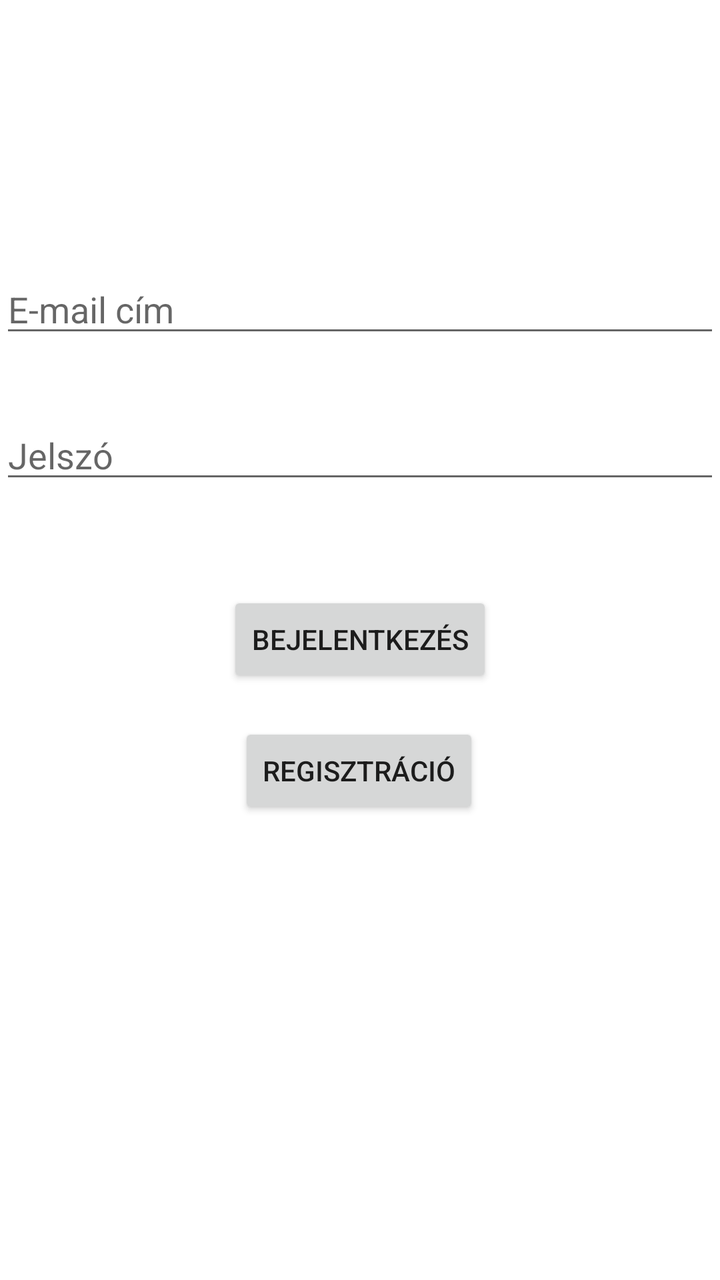
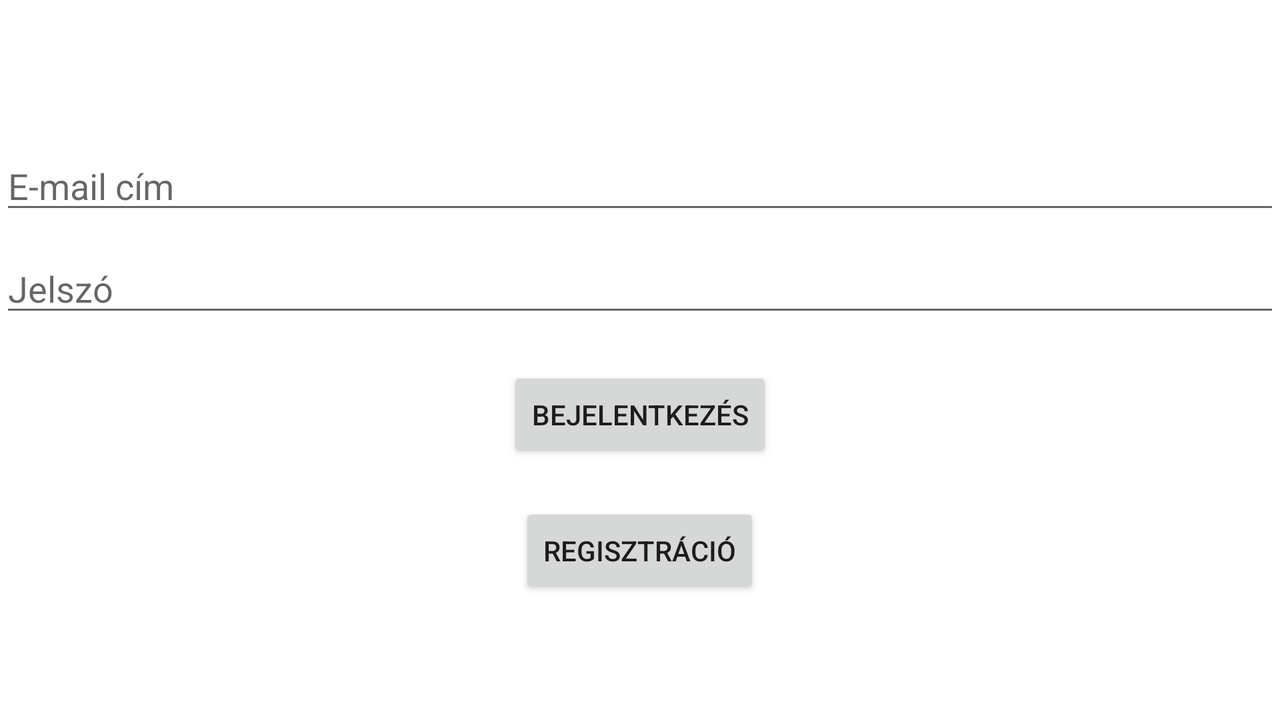

The same Android screen from two of the app's own layout files: first res/layout/ as a phone draws it, then the author's variant for another configuration, drawn on a device whose configuration selects that folder. Both files follow.
<!-- AndroidManifest.xml: application theme Theme.YetAnotherGymTrackerApp -->
<!-- res/layout/activity_main.xml -->
<?xml version="1.0" encoding="utf-8"?>
<androidx.constraintlayout.widget.ConstraintLayout xmlns:android="http://schemas.android.com/apk/res/android"
    xmlns:app="http://schemas.android.com/apk/res-auto"
    xmlns:tools="http://schemas.android.com/tools"
    android:layout_width="match_parent"
    android:layout_height="match_parent"
    tools:context=".MainActivity">

    <EditText
        android:id="@+id/EditTextEmail"
        android:layout_width="match_parent"
        android:layout_height="wrap_content"
        android:ems="12"
        android:hint="@string/email_cim"
        android:inputType="textEmailAddress"
        app:layout_constraintBottom_toBottomOf="parent"
        app:layout_constraintTop_toTopOf="parent"
        app:layout_constraintVertical_bias="0.221"
        tools:layout_editor_absoluteX="0dp" />

    <EditText
        android:id="@+id/EditTexPassword"
        android:layout_width="match_parent"
        android:layout_height="wrap_content"
        android:layout_marginBottom="240dp"
        android:ems="12"
        android:hint="@string/password"
        android:inputType="textPassword"
        app:layout_constraintBottom_toBottomOf="parent"
        app:layout_constraintTop_toBottomOf="@+id/EditTextEmail"
        app:layout_constraintVertical_bias="0.171"
        tools:layout_editor_absoluteX="0dp" />

    <Button
        android:id="@+id/loginButton"
        android:layout_width="wrap_content"
        android:layout_height="wrap_content"
        android:onClick="login"
        android:text="@string/login"
        app:layout_constraintBottom_toBottomOf="parent"
        app:layout_constraintEnd_toEndOf="parent"
        app:layout_constraintStart_toStartOf="parent"
        app:layout_constraintTop_toBottomOf="@+id/EditTexPassword"
        app:layout_constraintVertical_bias="0.142" />

    <Button
        android:id="@+id/registerButton"
        android:layout_width="wrap_content"
        android:layout_height="wrap_content"
        android:onClick="register"
        android:text="@string/register"
        app:layout_constraintBottom_toBottomOf="parent"
        app:layout_constraintEnd_toEndOf="parent"
        app:layout_constraintHorizontal_bias="0.498"
        app:layout_constraintStart_toStartOf="parent"
        app:layout_constraintTop_toBottomOf="@+id/loginButton"
        app:layout_constraintVertical_bias="0.071" />


</androidx.constraintlayout.widget.ConstraintLayout>
<!-- resources referenced by this layout -->
<resources>
  <string name="email_cim">E-mail cím</string>
  <string name="login">Bejelentkezés</string>
  <string name="password">Jelszó</string>
  <string name="register">Regisztráció</string>
  <style name="Theme.YetAnotherGymTrackerApp" parent="Theme.MaterialComponents.DayNight.DarkActionBar">
          
          <item name="colorPrimary">@color/purple_500</item>
          <item name="colorPrimaryVariant">@color/purple_700</item>
          <item name="colorOnPrimary">@color/white</item>
          
          <item name="colorSecondary">@color/teal_200</item>
          <item name="colorSecondaryVariant">@color/teal_700</item>
          <item name="colorOnSecondary">@color/black</item>
          
          <item name="android:statusBarColor">?attr/colorPrimaryVariant</item>
          
      </style>
</resources>
<!-- res/layout-land/activity_main.xml (the author's variant of the layout above) -->
<!-- drawn on the phone turned sideways -->
<?xml version="1.0" encoding="utf-8"?>
<LinearLayout xmlns:android="http://schemas.android.com/apk/res/android"
    xmlns:tools="http://schemas.android.com/tools"
    android:layout_width="match_parent"
    android:layout_height="match_parent"
    android:orientation="vertical"
    android:gravity="center"
    tools:context=".MainActivity">

    <EditText
        android:id="@+id/EditTextEmail"
        android:layout_width="match_parent"
        android:layout_height="wrap_content"
        android:layout_marginTop="10dp"
        android:ems="12"
        android:hint="@string/email_cim"
        android:inputType="textEmailAddress" />

    <EditText
        android:id="@+id/EditTexPassword"
        android:layout_width="match_parent"
        android:layout_height="wrap_content"
        android:layout_marginTop="10dp"
        android:ems="12"
        android:hint="@string/password"
        android:inputType="textPassword" />

    <Button
        android:id="@+id/loginButton"
        android:layout_width="wrap_content"
        android:layout_height="wrap_content"
        android:layout_marginTop="20dp"
        android:onClick="login"
        android:text="@string/login"/>

    <Button
        android:id="@+id/registerButton"
        android:layout_width="wrap_content"
        android:layout_height="wrap_content"
        android:layout_marginTop="20dp"
        android:onClick="register"
        android:text="@string/register"/>


</LinearLayout>
